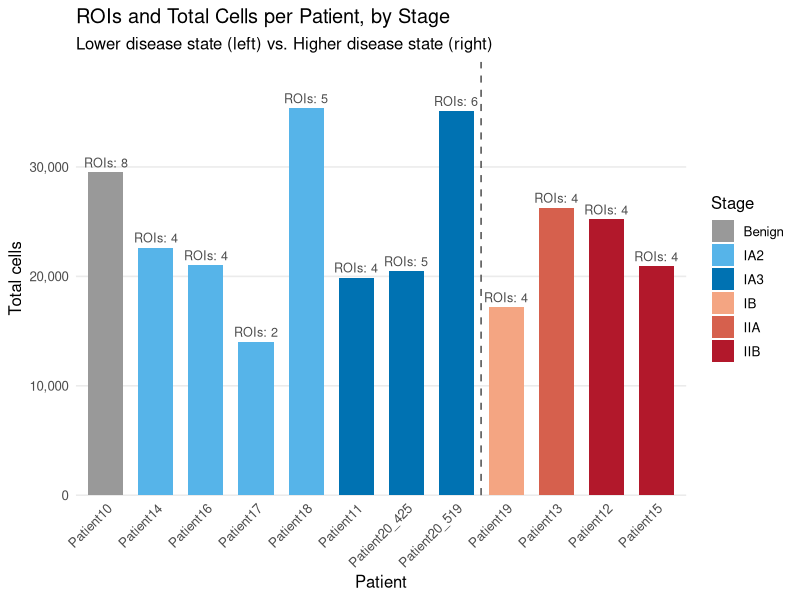
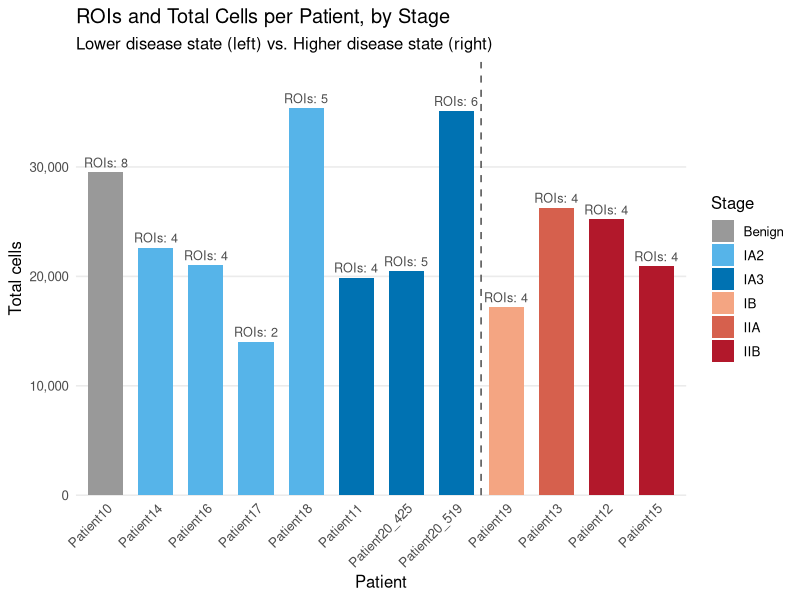
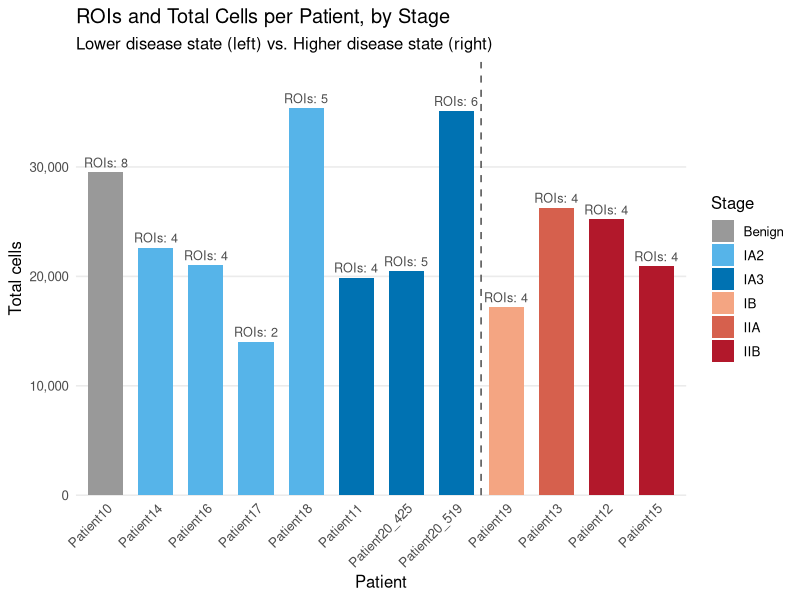

The R source for these figures, in order:
## ---- chunk 1
knitr::opts_chunk$set(echo = TRUE, message = FALSE, warning = FALSE)
library(tidyverse)
## ---- chunk 2
# Combined patient metadata + ROI/cell counts + disease_state grouping
patient_data <- tibble(
  patient = c("Patient10","Patient11","Patient12","Patient13","Patient14",
              "Patient15","Patient16","Patient17","Patient18","Patient19",
              "Patient20_425","Patient20_519"),
  stage = c("Benign","IA3","IIB","IIA","IA2","IIB","IA2","IA2","IA2","IB",
            "IA3","IA3"),
  disease_state = c("Benign","Lower","Higher","Higher","Lower","Higher",
                     "Lower","Lower","Lower","Higher","Lower","Lower"),
  nsclc_type = c("Hamartoma","Adenocarcinoma","LCNEC + Adenocarcinoma",
                 "Adenocarcinoma","Adenocarcinoma","Adenocarcinoma",
                 "Adenocarcinoma","Carcinoma/Neuroendocrine","Adenocarcinoma",
                 "Adenocarcinoma","Adenocarcinoma","Adenocarcinoma"),
  rois = c(8,4,4,4,4,4,4,2,5,4,5,6),
  total_cells = c(29495,19894,25208,26273,22630,20921,21014,14018,35358,
                  17187,20457,35111)
)

# --- Custom patient ordering: Lower group (left) -> Higher group (right) ---
# Within each group, ordered by stage severity (Benign < IA2 < IA3 < IB < IIA < IIB)
patient_order <- c(
  "Patient10",       # Benign
  "Patient14","Patient16","Patient17","Patient18",  # IA2, Lower
  "Patient11","Patient20_425","Patient20_519",      # IA3, Lower
  "Patient19",       # IB, Higher
  "Patient13",       # IIA, Higher
  "Patient12","Patient15"  # IIB, Higher
)

patient_data <- patient_data %>%
  mutate(patient = factor(patient, levels = patient_order)) %>%
  arrange(patient)

# Stage severity order for consistent color mapping
stage_levels <- c("Benign","IA2","IA3","IB","IIA","IIB")
patient_data <- patient_data %>%
  mutate(stage = factor(stage, levels = stage_levels))

knitr::kable(patient_data, caption = "Patient stage, disease state group, NSCLC type, ROI count, and total cell count")
## ---- chunk 3
# Cool tones for Lower/Benign, red tones for Higher
stage_colors <- c(
  Benign = "#999999",  # grey
  IA2     = "#56B4E9",  # light blue (Lower)
  IA3     = "#0072B2",  # darker blue (Lower)
  IB      = "#F4A582",  # light red/salmon (Higher)
  IIA     = "#D6604D",  # medium red (Higher)
  IIB     = "#B2182B"   # dark red (Higher)
)

# x-axis position of the Lower/Higher divider
# (8 patients in the Lower group, so the line sits between positions 8 and 9)
divider_pos <- sum(patient_data$disease_state %in% c("Benign","Lower")) + 0.5

p <- ggplot(patient_data, aes(x = patient, y = total_cells, fill = stage)) +
  geom_col(width = 0.7) +
  geom_text(aes(label = paste0("ROIs: ", rois)),
            vjust = -0.5, size = 3.2, color = "grey30") +
  geom_vline(xintercept = divider_pos, linetype = "dashed",
             color = "grey40", linewidth = 0.6) +
  scale_fill_manual(values = stage_colors, name = "Stage") +
  scale_y_continuous(labels = scales::comma,
                      expand = expansion(mult = c(0, 0.12))) +
  labs(x = "Patient", y = "Total cells",
       title = "ROIs and Total Cells per Patient, by Stage",
       subtitle = "Lower disease state (left) vs. Higher disease state (right)") +
  theme_minimal(base_size = 12) +
  theme(
    axis.text.x = element_text(angle = 45, hjust = 1),
    panel.grid.minor = element_blank(),
    panel.grid.major.x = element_blank(),
    legend.position = "right"
  )
print(p)

# Save outputs
ggsave("roi_cells_by_stage.png", plot = p, width = 10, height = 6, dpi = 300)
ggsave("roi_cells_by_stage.pdf", plot = p, width = 10, height = 6)
